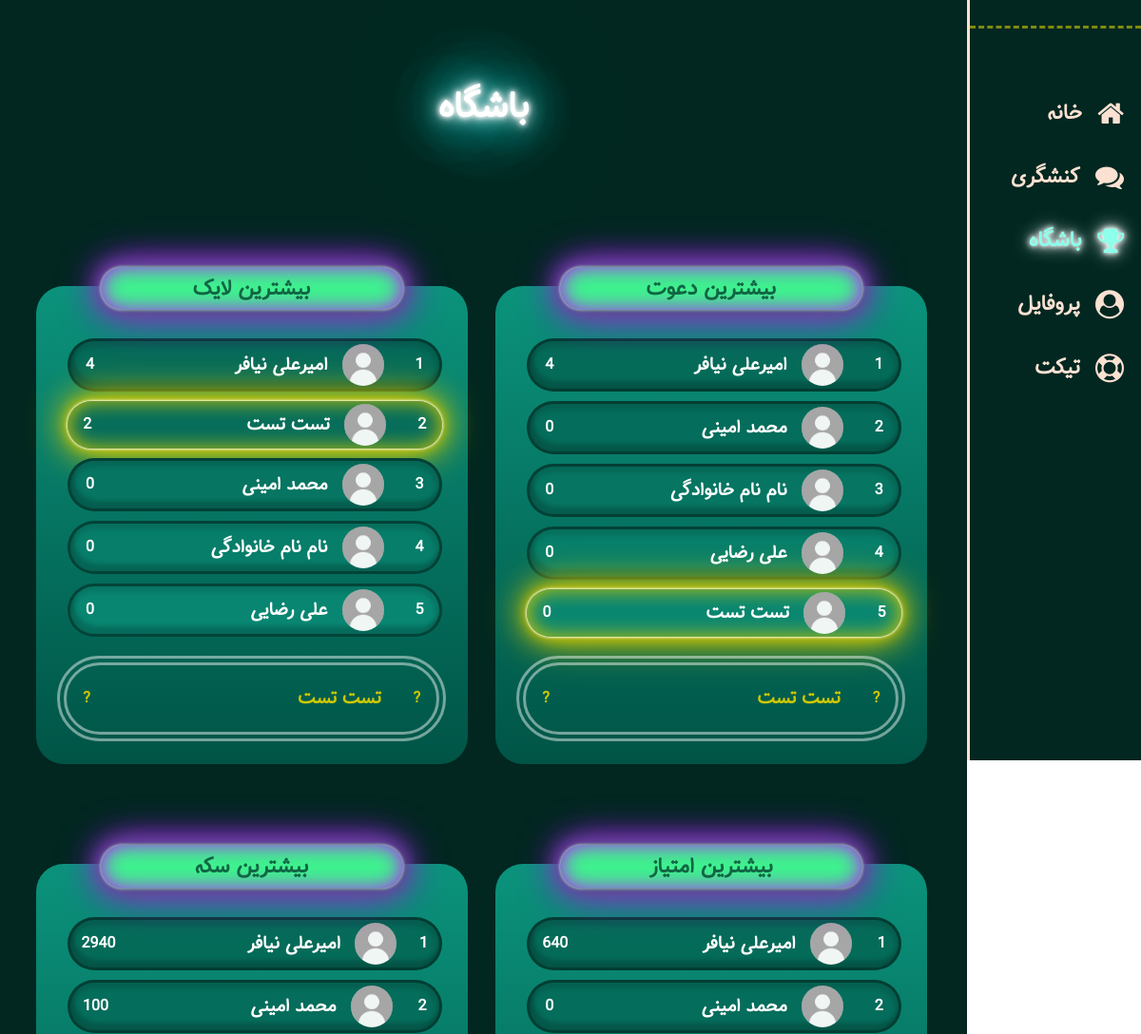
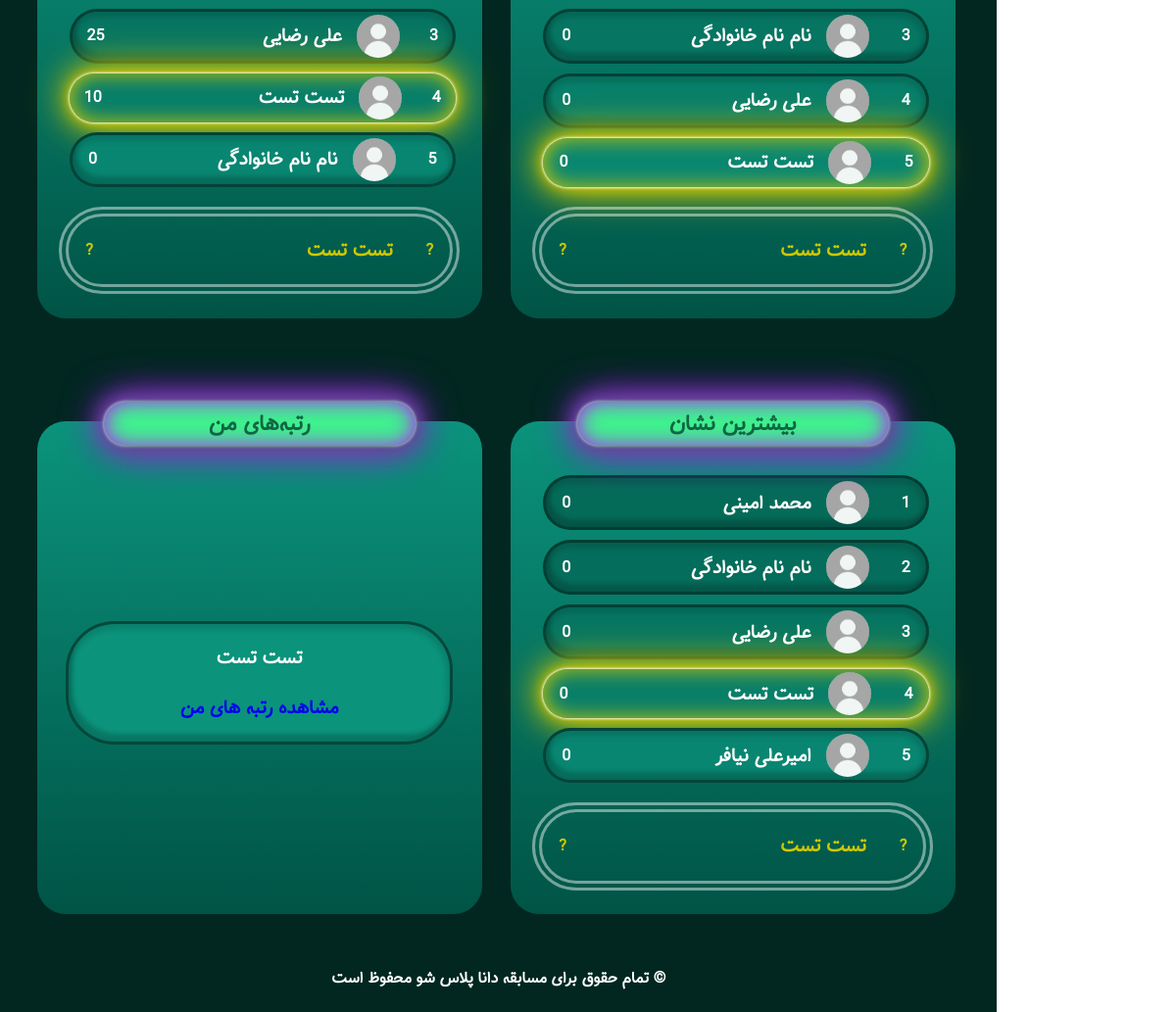
The app's page /club (signed in) with its own data (2 pictures, top to bottom).
### models/user.py (models this page shows)
class User(db.Model, UserMixin):
    __tablename__ = "users"
    id = Column(Integer, primary_key=True)
    name = Column(String, nullable=False, unique=True, index=True)
    username = Column(String, nullable=False, unique=True, index=True)
    password = Column(String, nullable=False, unique=True, index=True)
    code = Column(Integer, nullable=False, unique=True, index=True)
    phone = Column(String, nullable=False, index=True)
    email = Column(String, nullable=False, index=True)
    grade = Column(String, nullable=False, index=True)
    birth = Column(String, nullable=False, index=True)  #1340 - 1397
    gender = Column(String, nullable=False, index=True)
    type = Column(String, nullable=False, index=True)
    invite_code = Column(String, nullable=False, index=True)
    invite_auth = Column(String, nullable=False, index=True)
    msg_code = Column(Integer, index=True)
    province = Column(String, index=True)
    city = Column(String, index=True)
    school_name = Column(String, index=True)
    school_type = Column(String, index=True)
    home_addres = Column(String, index=True)
    recognition = Column(String, index=True)
    final = Column(Integer, default=0, index=True)
    authentication = Column(Integer, default=0, index=True)
    downloads = Column(Integer, default=2, index=True)
    coin = Column(Integer, default=0, index=True)
    point = Column(Integer, default=0, index=True)
    badge = Column(Integer, default=0, index=True)
    like = Column(Integer, default=0, index=True)
    invite = Column(Integer, default=0, index=True)

### blueprints/user.py (the view)
@app.route('/club',  strict_slashes=False)
@login_required
def club():
    top_coins = User.query.order_by(User.coin.desc()).limit(10).all()
    top_points = User.query.order_by(User.point.desc()).limit(10).all()
    top_likes = User.query.order_by(User.like.desc()).limit(10).all()
    top_badges = User.query.order_by(User.badge.desc()).limit(10).all()
    top_invites = User.query.order_by(User.invite.desc()).limit(10).all()
    rank_coins = User.query.order_by(User.coin.desc()).all().index(current_user)+1
    rank_points = User.query.order_by(User.point.desc()).all().index(current_user)+1
    rank_likes = User.query.order_by(User.like.desc()).all().index(current_user)+1
    rank_badges = User.query.order_by(User.badge.desc()).all().index(current_user)+1
    rank_invites = User.query.order_by(User.invite.desc()).all().index(current_user)+1
    province_rank = User.query.filter(User.province==current_user.province).order_by(User.point.desc()).all().index(current_user)+1
    city_rank = User.query.filter(User.city==current_user.city).order_by(User.point.desc()).all().index(current_user)+1
    return render_template("user/club.html", top_coins=top_coins, top_points=top_points, top_likes=top_likes, top_badges=top_badges, top_invites=top_invites,
                           rank_coins=rank_coins, rank_points=rank_points, rank_likes=rank_likes, rank_badges=rank_badges, rank_invites=rank_invites,
                            province_rank=province_rank, city_rank=city_rank)

### app.py (called while the page is built)
@login_manager.user_loader
def load_user(user_id):
    return User.query.filter(User.id==user_id).first()

### templates/user/club.html (shortened to what this page needs)
{% extends "Base.html" %}
{% block head %}
    <link rel="stylesheet" href="https://cdnjs.cloudflare.com/ajax/libs/font-awesome/4.7.0/css/font-awesome.min.css">
    <link rel="stylesheet" href="{{ url_for('static', filename='styles/user/club.css') }}">
    {% endblock %}
    {% block body %}
    <div id="continer">
        <div id="side-wrp">
            <div id="logo-wrp">
            </div>
            <a href="{{ url_for('user.home') }}" class="icon-wrp">
                <i class="fa fa-home icon"></i>
                <h2>خانه </h2>
            </a>
            <a href="{{ url_for('user.activism') }}" class="icon-wrp">
                <i class="fa fa-comments icon"></i>
                <h2>کنشگری </h2>
            </a>
            <a href="{{ url_for('user.club') }}" class="icon-wrp active">
                <i class="fa fa-trophy icon"></i>
                <h2>باشگاه </h2>
            </a>
            <a href="{{ url_for('user.profile') }}" class="icon-wrp">
                <i class="fa fa-user-circle icon"></i>
                <h2>پروفایل </h2>
            </a>
            <a href="{{ url_for('user.ticket') }}" class="icon-wrp">
                <i class="fa fa-life-saver icon"></i>
                <h2>تیکت </h2>
            </a>
        </div>
        <div id="content-wrp">
            <div id="heading">
                <h1>باشگاه</h1>
            </div>
            <div id="main">
                <div class="table-co" id="invite-table-co">
                    <div class="table" id="invite-table">
                        <div class="title-table">
                            <h2 class="the-title">بیشترین دعوت</h2>
                        </div>
                        <div class="name">
                            {%for i in top_invites%}
                            <div class="person p{{loop.index}} neonText {{'me' if i==current_user}}">
                                <h4>{{loop.index}}</h4>
                                <div class="bio">
                                    <img class="profile" src="{{ url_for('static', filename='main_img/user.jpg') }}" alt="">
                                    <h3 class="neonText">{{i.name}}</h3>
                                </div>
                                <h4>{{i.invite}}</h4>
                            </div>
                            {% endfor %}
                            {% if current_user.authentication==1 and current_user.final==1%}
                            <div class="my-level">
                                <h4>{{rank_invites}}</h4>
                                <div class="bio">
                                    <h3 class="neonText">{{current_user.name}}</h3>
                                </div>
                                <h4>{{current_user.invite}}</h4>
                            </div>
                            {% else %}
                            <div class="my-level">
                                <h4>?</h4>
                                <div class="bio">
                                    <h3 class="neonText">{{current_user.name}}</h3>
                                </div>
                                <h4>?</h4>
                            </div>
                            {% endif %}
                        </div>
                    </div>
                </div>
                <div class="table-co" id="like-table-co">
                    <div class="table" id="like-table">
                        <div class="title-table">
                            <h2 class="the-title">بیشترین لایک</h2>
                        </div>
                        <div class="name">
                            {%for i in top_likes%}
                            <div class="person p{{loop.index}} neonText {{'me' if i==current_user}}">
                                <h4>{{loop.index}}</h4>
                                <div class="bio">
                                    <img class="profile" src="{{ url_for('static', filename='main_img/user.jpg') }}" alt="">
                                    <h3 class="neonText">{{i.name}}</h3>
                                </div>
                                <h4>{{i.like}}</h4>
                            </div>
                            {% endfor %}
                            {% if current_user.authentication==1 and current_user.final==1%}
                            <div class="my-level">
                                <h4>{{rank_likes}}</h4>
                                <div class="bio">
                                    <h3 class="neonText">{{current_user.name}}</h3>
                                </div>
                                <h4>{{current_user.like}}</h4>
                            </div>
                            {% else %}
                            <div class="my-level">
                                <h4>?</h4>
                                <div class="bio">
                                    <h3 class="neonText">{{current_user.name}}</h3>
                                </div>
                                <h4>?</h4>
                            </div>
                            {% endif %}
                        </div>
                    </div>
                </div>
                <div class="table-co" id="point-table-co">
                    <div class="table" id="point-table">
                        <div class="title-table">
                            <h2 class="the-title">بیشترین امتیاز</h2>
                        </div>
                        <div class="name">
                            {%for i in top_points%}
                            <div class="person p{{loop.index}} neonText {{'me' if i==current_user}}">
                                <h4>{{loop.index}}</h4>
                                <div class="bio">
                                    <img class="profile" src="{{ url_for('static', filename='main_img/user.jpg') }}" alt="">
                                    <h3 class="neonText">{{i.name}}</h3>
                                </div>
                                <h4>{{i.point}}</h4>
                            </div>
                            {% endfor %}
                            {% if current_user.authentication==1 and current_user.final==1%}
                            <div class="my-level">
                                <h4>{{rank_points}}</h4>
                                <div class="bio">
                                    <h3 class="neonText">{{current_user.name}}</h3>
                                </div>
                                <h4>{{current_user.point}}</h4>
                            </div>
                            {% else %}
                            <div class="my-level">
                                <h4>?</h4>
                                <div class="bio">
                                    <h3 class="neonText">{{current_user.name}}</h3>
                                </div>
                                <h4>?</h4>
                            </div>
                            {% endif %}
                        </div>
                    </div>
                </div>
                <div class="table-co" id="coin-table-co">
                    <div class="table" id="coin-table">
                        <div class="title-table">
                            <h2 class="the-title">بیشترین سکه</h2>
                        </div>
                        <div class="name">
                            {%for i in top_coins%}
                            <div class="person p{{loop.index}} neonText {{'me' if i==current_user}}">
                                <h4>{{loop.index}}</h4>
                                <div class="bio">
                                    <img class="profile" src="{{ url_for('static', filename='main_img/user.jpg') }}" alt="">
                                    <h3 class="neonText">{{i.name}}</h3>
                                </div>
                                <h4>{{i.coin}}</h4>
                            </div>
                            {% endfor %}
                            {% if current_user.authentication==1 and current_user.final==1%}
                            <div class="my-level">
                                <h4>{{rank_coins}}</h4>
                                <div class="bio">
                                    <h3 class="neonText">{{current_user.name}}</h3>
                                </div>
                                <h4>{{current_user.coin}}</h4>
                            </div>
                            {% else %}
                            <div class="my-level">
                                <h4>?</h4>
                                <div class="bio">
                                    <h3 class="neonText">{{current_user.name}}</h3>
                                </div>
                                <h4>?</h4>
                            </div>
                            {% endif %}
                        </div>
                    </div>
                </div>
                <div class="table-co" id="badge-table-co">
                    <div class="table" id="badge-table">
                        <div class="title-table">
                            <h2 class="the-title">بیشترین نشان</h2>
                        </div>
                        <div class="name">
                            {%for i in top_badges%}
                            <div class="person p{{loop.index}} neonText {{'me' if i==current_user}}">
                                <h4>{{loop.index}}</h4>
                                <div class="bio">
                                    <img class="profile" src="{{ url_for('static', filename='main_img/user.jpg') }}" alt="">
                                    <h3 class="neonText">{{i.name}}</h3>
                                </div>
                                <h4>{{i.badge}}</h4>
                            </div>
                            {% endfor %}
                            {% if current_user.authentication==1 and current_user.final==1%}
                            <div class="my-level">
                                <h4>{{rank_badges}}</h4>
                                <div class="bio">
                                    <h3 class="neonText">{{current_user.name}}</h3>
                                </div>
                                <h4>{{current_user.badge}}</h4>
                            </div>
                            {% else %}
                            <div class="my-level">
                                <h4>?</h4>
                                <div class="bio">
                                    <h3 class="neonText">{{current_user.name}}</h3>
                                </div>
                                <h4>?</h4>
                            </div>
                            {% endif %}
                        </div>
                    </div>
                </div>
                <div class="table-co" id="my-table-co">
                    <div class="table" id="my-table">
                        <div class="title-table">
                            <h2 class="the-title">رتبه‌های من</h2>
                        </div>
                        <div class="name-my-table">
                            {% if current_user.authentication==1 and current_user.final==1%}
                            <div class="person my-rank my-name neonText">
                                <h3>{{current_user.name}}</h3>
                                <h3>امتیاز : {{current_user.point}}</h3>
                            </div>
                            <div class="person my-rank country neonText">
                                <h3>رتبه شما در کشور:</h3>
                                <h3 class="rank-num">{{rank_points}}</h3>
                            </div>
                            <div class="person my-rank province neonText">
                                <h3>رتبه شما در استان {{current_user.province}}:</h3>
                                <h3 class="rank-num">{{province_rank}}</h3>
                            </div>
                            <div class="person my-rank city neonText">
                                <h3>رتبه شما در شهر {{current_user.city}}:</h3>
                                <h3 class="rank-num">{{city_rank}}</h3>
                            </div>
                            {% else %}
                            <div class="person my-rank my-name neonText">
                                <h3>{{current_user.name}}</h3>
                                <h3><a href="{{url_for('user.completion')+'?next=/club'}}">مشاهده رتبه های من</a></h3>
                            </div>
                            {% endif %}
                        </div>
                    </div>
                </div>
            </div>
            <div id="footer">
                <h4 id="copyRight">© تمام حقوق برای مسابقه دانا پلاس شو محفوظ است</h4>
            </div>
            </div>
        </div>
{% endblock %}

### records on screen
User: name "امیرعلی نیافر", invite "4", like "4", point "640", coin "2940", badge "0"
User: name "محمد امینی", invite "0", like "0", point "0", coin "100", badge "0"
User: name "نام نام خانوادگی", invite "0", like "0", point "0", coin "0", badge "0"
User: name "علی رضایی", invite "0", like "0", point "0", coin "25", badge "0"
User: name "تست تست", invite "0", like "2", point "0", coin "10", badge "0"
